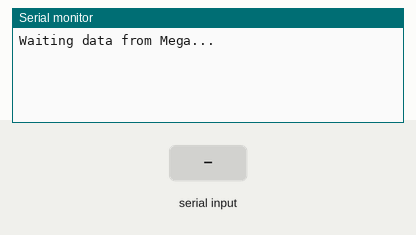
Bench run of a sketch on a simulated Arduino Nano, built with avr-gcc and run on an emulated ATmega328P. Parts: the last lines printed to the serial monitor. Inputs (shaded band) come from the test bench.

Above: at 1.2 s.
1.3 s: ">" received over the second serial link
At 1.7 s:
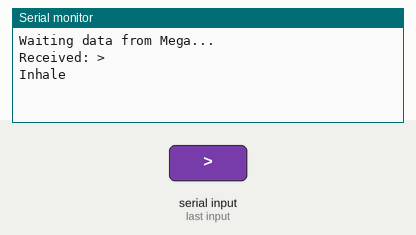
At 2.2 s:
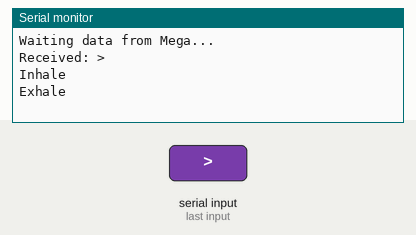

Measured:
- after the input at 1.3 s, the serial monitor: prints a new line at once (image 1)

The sketch:

serial_comm_nano.ino
```cpp
/* Arduino Nano
 * Serial communication to/from Arduino Nano through SoftSerial
 */
#include <SoftwareSerial.h>

SoftwareSerial SerialM(2,3); //RX, TX

void setup() {
  Serial.begin(115200);
  SerialM.begin(38400);
}

void loop() {
  String received = listeningMega();
  Serial.print("Received: "); Serial.println(received); Serial.flush();

  doStepperThings();
}

//== FUNCTIONS ==============================================

// Listen serial communication from Arduino Mega on port SerialM
String listeningMega(){
  bool quit = false;
  String seriesData = "";

  Serial.println(F("Waiting data from Mega...")); Serial.flush();
  while (!quit) {
    if (SerialM.available() > 0) {
      char x = SerialM.read();
      if (x == '>'){
        seriesData += x;
        quit = true;
      } else {
        if (x == '<') {seriesData = "";}
        seriesData += x;
      }
    }
  }

  return seriesData;
}

/*
// listeningMegaOld(), with timeout
String listeningMegaOld(unsigned long timeout){
  bool quit = false;
  String seriesData;
  unsigned long timer;
  Serial.print(F("Waiting data from Mega...")); Serial.flush();
  timer = millis();
  while ((!quit) && (millis() - timer <= timeout)){
    if (millis() % 1000 == 0){
      Serial.print("."); Serial.flush();
      digitalWrite(LED_PIN,!(digitalRead(LED_PIN)));
      delay(1);
    }
    if (ardSerial.available() > 0){
      char x = ardSerial.read();
      if (x == '\n'){
        quit = true;
      } else {
        if (x != ' '){
          seriesData += x;
        }
      }
    }
  }
  return seriesData;
}
//*/

void doStepperThings() {
  Serial.println("Inhale"); Serial.flush();
  delay(500);
  Serial.println("Exhale"); Serial.flush();
  delay(500);
}
```
